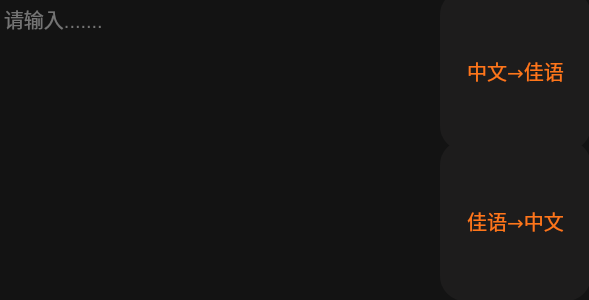
<?xml version="1.0" encoding="UTF-8"?>
<ui version="4.0">
 <class>Form</class>
 <widget class="QWidget" name="Form">
  <property name="geometry">
   <rect>
    <x>0</x>
    <y>0</y>
    <width>589</width>
    <height>300</height>
   </rect>
  </property>
  <property name="windowTitle">
   <string>佳语翻译器</string>
  </property>
  <property name="styleSheet">
   <string notr="true">QPushButton{background-color:rgb(29, 28, 28);
color:rgb(254, 118, 26);
border-radius:25px;
border:none;
}</string>
  </property>
  <widget class="QTextEdit" name="textEdit">
   <property name="geometry">
    <rect>
     <x>0</x>
     <y>0</y>
     <width>441</width>
     <height>301</height>
    </rect>
   </property>
   <property name="font">
    <font>
     <pointsize>15</pointsize>
    </font>
   </property>
   <property name="styleSheet">
    <string notr="true">QTextEdit{background-color:rgb(19, 19, 19);
color:rgb(214, 214, 214);
border:none;}</string>
   </property>
   <property name="placeholderText">
    <string>请输入.......</string>
   </property>
  </widget>
  <widget class="QPushButton" name="button">
   <property name="geometry">
    <rect>
     <x>440</x>
     <y>-10</y>
     <width>151</width>
     <height>161</height>
    </rect>
   </property>
   <property name="font">
    <font>
     <family>幼圆</family>
     <pointsize>15</pointsize>
    </font>
   </property>
   <property name="text">
    <string>中文→佳语</string>
   </property>
  </widget>
  <widget class="QPushButton" name="button2">
   <property name="geometry">
    <rect>
     <x>440</x>
     <y>140</y>
     <width>151</width>
     <height>161</height>
    </rect>
   </property>
   <property name="font">
    <font>
     <family>幼圆</family>
     <pointsize>15</pointsize>
    </font>
   </property>
   <property name="text">
    <string>佳语→中文</string>
   </property>
  </widget>
  <widget class="QTextEdit" name="textEdit_2">
   <property name="geometry">
    <rect>
     <x>430</x>
     <y>0</y>
     <width>161</width>
     <height>301</height>
    </rect>
   </property>
   <property name="font">
    <font>
     <pointsize>15</pointsize>
    </font>
   </property>
   <property name="styleSheet">
    <string notr="true">QTextEdit{background-color:rgb(19, 19, 19);
border:none;
color:rgb(214, 214, 214)}</string>
   </property>
   <property name="readOnly">
    <bool>true</bool>
   </property>
   <property name="placeholderText">
    <string/>
   </property>
  </widget>
  <widget class="QPushButton" name="btmenu">
   <property name="geometry">
    <rect>
     <x>550</x>
     <y>10</y>
     <width>31</width>
     <height>31</height>
    </rect>
   </property>
   <property name="styleSheet">
    <string notr="true">QPushButton {background-image:url(back4.png);
color: rgb(255,121,32) ;}</string>
   </property>
   <property name="text">
    <string/>
   </property>
  </widget>
  <zorder>textEdit_2</zorder>
  <zorder>textEdit</zorder>
  <zorder>button</zorder>
  <zorder>button2</zorder>
  <zorder>btmenu</zorder>
 </widget>
 <resources/>
 <connections/>
</ui>
